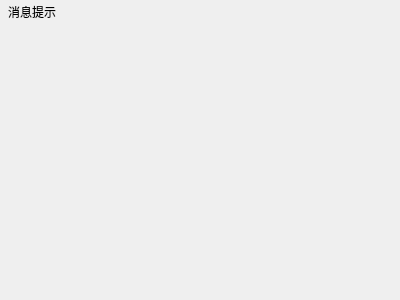
<?xml version="1.0" encoding="UTF-8"?>
<ui version="4.0">
 <class>QUITipBox</class>
 <widget class="QDialog" name="QUITipBox">
  <property name="geometry">
   <rect>
    <x>0</x>
    <y>0</y>
    <width>400</width>
    <height>300</height>
   </rect>
  </property>
  <property name="windowTitle">
   <string>Dialog</string>
  </property>
  <layout class="QVBoxLayout" name="verticalLayout">
   <property name="spacing">
    <number>0</number>
   </property>
   <property name="leftMargin">
    <number>1</number>
   </property>
   <property name="topMargin">
    <number>1</number>
   </property>
   <property name="rightMargin">
    <number>1</number>
   </property>
   <property name="bottomMargin">
    <number>1</number>
   </property>
   <item>
    <widget class="QWidget" name="QUIWidgetTitle" native="true">
     <property name="sizePolicy">
      <sizepolicy hsizetype="Preferred" vsizetype="Fixed">
       <horstretch>0</horstretch>
       <verstretch>0</verstretch>
      </sizepolicy>
     </property>
     <layout class="QHBoxLayout" name="horizontalLayout_2">
      <property name="spacing">
       <number>0</number>
      </property>
      <property name="leftMargin">
       <number>0</number>
      </property>
      <property name="topMargin">
       <number>0</number>
      </property>
      <property name="rightMargin">
       <number>0</number>
      </property>
      <property name="bottomMargin">
       <number>0</number>
      </property>
      <item>
       <widget class="QLabel" name="QUILabIco">
        <property name="text">
         <string/>
        </property>
        <property name="alignment">
         <set>Qt::AlignCenter</set>
        </property>
       </widget>
      </item>
      <item>
       <widget class="QLabel" name="QUILabTitle">
        <property name="styleSheet">
         <string notr="true"/>
        </property>
        <property name="text">
         <string>消息提示</string>
        </property>
        <property name="alignment">
         <set>Qt::AlignLeading|Qt::AlignLeft|Qt::AlignVCenter</set>
        </property>
       </widget>
      </item>
      <item>
       <widget class="QLabel" name="QUILabCountDown">
        <property name="sizePolicy">
         <sizepolicy hsizetype="Expanding" vsizetype="Preferred">
          <horstretch>0</horstretch>
          <verstretch>0</verstretch>
         </sizepolicy>
        </property>
        <property name="alignment">
         <set>Qt::AlignCenter</set>
        </property>
       </widget>
      </item>
      <item>
       <widget class="QPushButton" name="btnMenu_Close">
        <property name="sizePolicy">
         <sizepolicy hsizetype="Minimum" vsizetype="Expanding">
          <horstretch>0</horstretch>
          <verstretch>0</verstretch>
         </sizepolicy>
        </property>
        <property name="focusPolicy">
         <enum>Qt::NoFocus</enum>
        </property>
        <property name="flat">
         <bool>true</bool>
        </property>
       </widget>
      </item>
     </layout>
    </widget>
   </item>
   <item>
    <widget class="QWidget" name="QUIWidgetMain" native="true">
     <property name="styleSheet">
      <string notr="true">#gboxSoftKey .QPushButton{
border-width:0px;
border-radius:0px;
padding:2px;
}

#gboxSoftKey .QPushButton:hover{
border:1px solid #FF0000;
}

#gboxSoftKey{
border-width:0px;
border-radius:0px;
}</string>
     </property>
     <layout class="QVBoxLayout" name="verticalLayout_2">
      <property name="leftMargin">
       <number>6</number>
      </property>
      <property name="topMargin">
       <number>6</number>
      </property>
      <property name="rightMargin">
       <number>6</number>
      </property>
      <property name="bottomMargin">
       <number>6</number>
      </property>
      <item>
       <widget class="QLabel" name="QUILabInfo">
        <property name="text">
         <string/>
        </property>
       </widget>
      </item>
     </layout>
    </widget>
   </item>
  </layout>
 </widget>
 <resources/>
 <connections/>
</ui>
